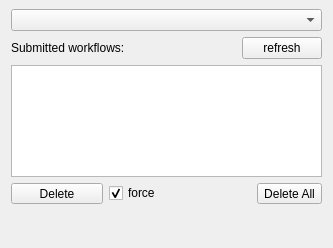
<?xml version="1.0" encoding="UTF-8"?>
<ui version="4.0">
 <class>ResourceWfSelect</class>
 <widget class="QWidget" name="ResourceWfSelect">
  <property name="geometry">
   <rect>
    <x>0</x>
    <y>0</y>
    <width>329</width>
    <height>248</height>
   </rect>
  </property>
  <property name="sizePolicy">
   <sizepolicy hsizetype="Preferred" vsizetype="Preferred">
    <horstretch>0</horstretch>
    <verstretch>0</verstretch>
   </sizepolicy>
  </property>
  <property name="windowTitle">
   <string>Form</string>
  </property>
  <layout class="QVBoxLayout" name="verticalLayout">
   <property name="topMargin">
    <number>9</number>
   </property>
   <property name="bottomMargin">
    <number>0</number>
   </property>
   <item>
    <widget class="QFrame" name="resource_selection_frame">
     <property name="frameShape">
      <enum>QFrame::NoFrame</enum>
     </property>
     <property name="frameShadow">
      <enum>QFrame::Raised</enum>
     </property>
     <layout class="QVBoxLayout" name="verticalLayout_2">
      <property name="margin">
       <number>0</number>
      </property>
      <item>
       <widget class="QComboBox" name="combo_resources">
        <property name="minimumSize">
         <size>
          <width>242</width>
          <height>0</height>
         </size>
        </property>
       </widget>
      </item>
     </layout>
    </widget>
   </item>
   <item>
    <layout class="QHBoxLayout" name="horizontalLayout_2">
     <item>
      <widget class="QLabel" name="label_3">
       <property name="text">
        <string>Submitted workflows:</string>
       </property>
      </widget>
     </item>
     <item>
      <spacer name="horizontalSpacer">
       <property name="orientation">
        <enum>Qt::Horizontal</enum>
       </property>
       <property name="sizeHint" stdset="0">
        <size>
         <width>40</width>
         <height>20</height>
        </size>
       </property>
      </spacer>
     </item>
     <item>
      <widget class="QPushButton" name="wf_list_refresh_button">
       <property name="text">
        <string>refresh</string>
       </property>
      </widget>
     </item>
    </layout>
   </item>
   <item>
    <widget class="QListWidget" name="list_widget_submitted_wfs">
     <property name="sizePolicy">
      <sizepolicy hsizetype="Expanding" vsizetype="Fixed">
       <horstretch>0</horstretch>
       <verstretch>0</verstretch>
      </sizepolicy>
     </property>
     <property name="minimumSize">
      <size>
       <width>311</width>
       <height>112</height>
      </size>
     </property>
     <property name="maximumSize">
      <size>
       <width>16777215</width>
       <height>112</height>
      </size>
     </property>
     <property name="frameShape">
      <enum>QFrame::StyledPanel</enum>
     </property>
     <property name="alternatingRowColors">
      <bool>true</bool>
     </property>
     <property name="selectionBehavior">
      <enum>QAbstractItemView::SelectRows</enum>
     </property>
    </widget>
   </item>
   <item>
    <layout class="QHBoxLayout" name="horizontalLayout">
     <item>
      <widget class="QToolButton" name="toolButton_button_delete_wf">
       <property name="sizePolicy">
        <sizepolicy hsizetype="Maximum" vsizetype="Fixed">
         <horstretch>0</horstretch>
         <verstretch>0</verstretch>
        </sizepolicy>
       </property>
       <property name="maximumSize">
        <size>
         <width>92</width>
         <height>16777215</height>
        </size>
       </property>
       <property name="focusPolicy">
        <enum>Qt::StrongFocus</enum>
       </property>
       <property name="text">
        <string>Delete</string>
       </property>
       <property name="toolButtonStyle">
        <enum>Qt::ToolButtonTextOnly</enum>
       </property>
      </widget>
     </item>
     <item>
      <widget class="QCheckBox" name="check_box_force_delete">
       <property name="text">
        <string>force</string>
       </property>
       <property name="checked">
        <bool>true</bool>
       </property>
      </widget>
     </item>
     <item>
      <widget class="QToolButton" name="toolButton_delete_all">
       <property name="text">
        <string>Delete All</string>
       </property>
      </widget>
     </item>
    </layout>
   </item>
   <item>
    <layout class="QVBoxLayout" name="wf_info_layout">
     <property name="topMargin">
      <number>0</number>
     </property>
     <property name="bottomMargin">
      <number>9</number>
     </property>
    </layout>
   </item>
   <item>
    <spacer name="verticalSpacer_2">
     <property name="orientation">
      <enum>Qt::Vertical</enum>
     </property>
     <property name="sizeHint" stdset="0">
      <size>
       <width>20</width>
       <height>36</height>
      </size>
     </property>
    </spacer>
   </item>
  </layout>
  <action name="action_open_wf">
   <property name="text">
    <string>Open...</string>
   </property>
  </action>
  <action name="action_create_wf_ex">
   <property name="text">
    <string>Create an example...</string>
   </property>
  </action>
  <action name="action_submit">
   <property name="text">
    <string>Submit</string>
   </property>
  </action>
  <action name="action_transfer_infiles">
   <property name="text">
    <string>Transfer Input Files</string>
   </property>
  </action>
  <action name="action_transfer_outfiles">
   <property name="text">
    <string>Transfer Output Files</string>
   </property>
  </action>
  <action name="action_delete_workflow">
   <property name="text">
    <string>Delete</string>
   </property>
   <property name="toolTip">
    <string>delete the current workflow</string>
   </property>
  </action>
  <action name="action_change_expiration_date">
   <property name="text">
    <string>Change expiration date</string>
   </property>
   <property name="toolTip">
    <string>Change the workflow expiration date</string>
   </property>
  </action>
  <action name="action_save">
   <property name="text">
    <string>Save</string>
   </property>
   <property name="toolTip">
    <string>save the workflow to a file</string>
   </property>
  </action>
  <action name="action_restart">
   <property name="text">
    <string>Restart</string>
   </property>
   <property name="toolTip">
    <string>Restart</string>
   </property>
  </action>
  <action name="action_stop_wf">
   <property name="text">
    <string>Stop</string>
   </property>
   <property name="toolTip">
    <string>stop a workflow </string>
   </property>
  </action>
  <action name="action_about">
   <property name="text">
    <string>About</string>
   </property>
  </action>
  <action name="action_delete_all">
   <property name="text">
    <string>Delete All</string>
   </property>
   <property name="toolTip">
    <string>Delete all workflows</string>
   </property>
  </action>
  <action name="actionServer_Management">
   <property name="text">
    <string>Server Management</string>
   </property>
  </action>
 </widget>
 <resources/>
 <connections/>
</ui>
